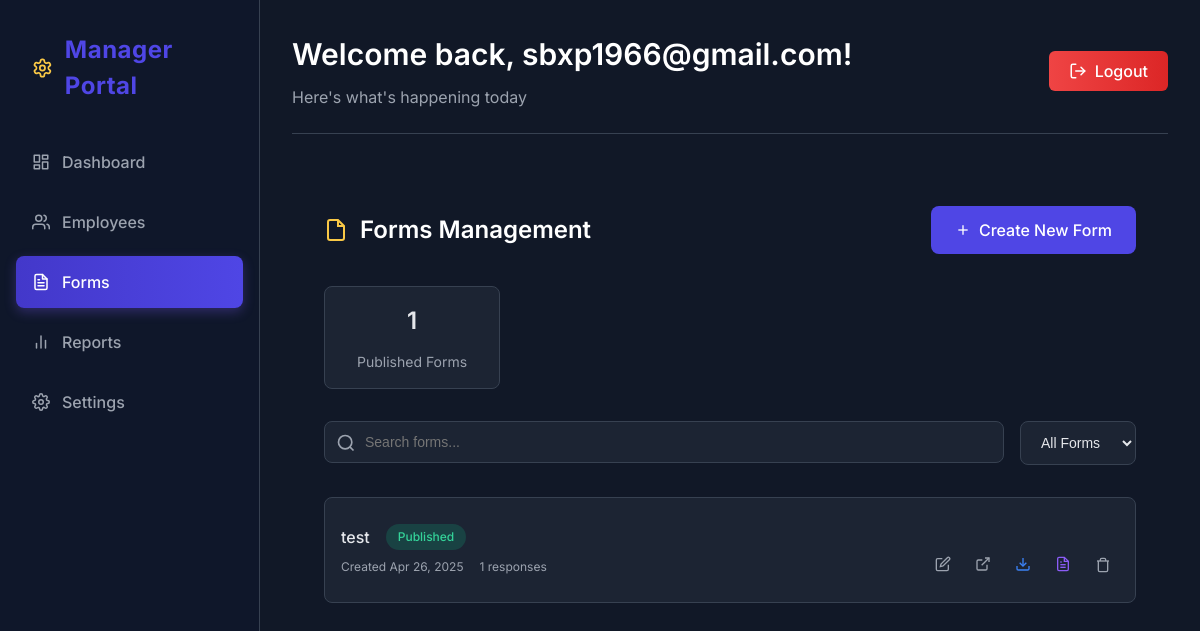
Page /manager/forms/ (signed in) on the earlier database version.
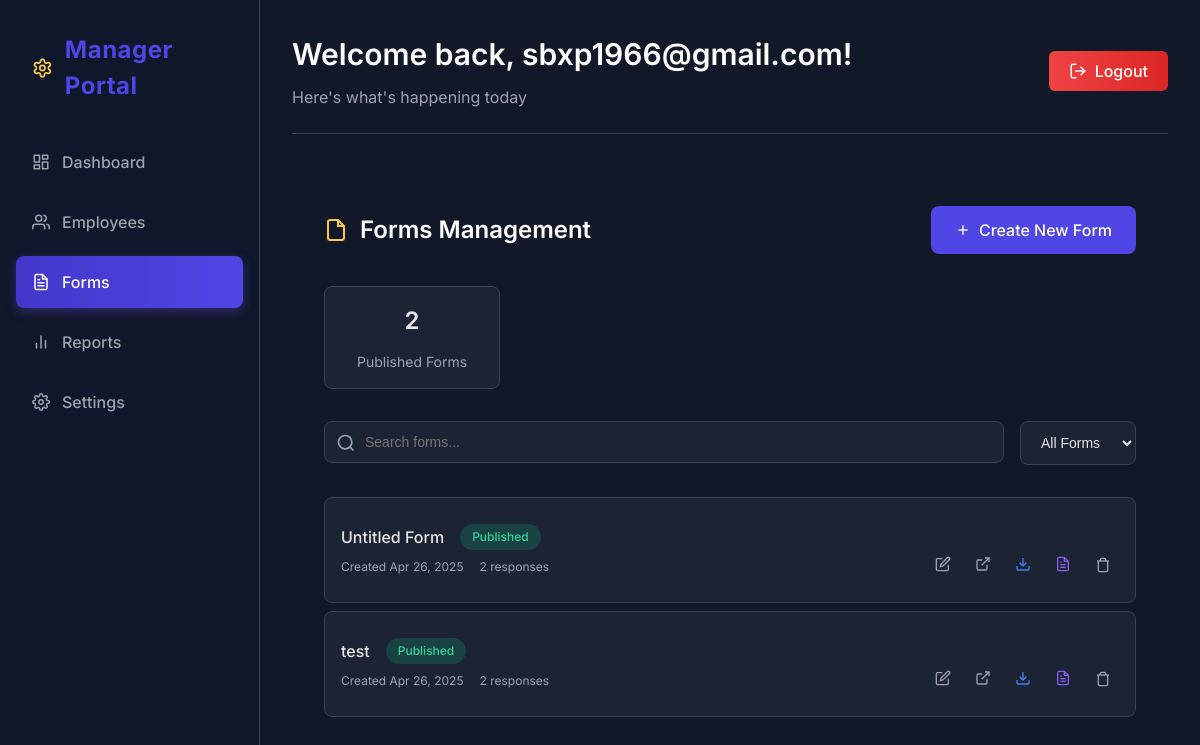
Same page on the later database version.
### form_builder/models.py (models this page shows, shortened)
class Form(models.Model):
    title = models.CharField(max_length=200)
    description = models.TextField(blank=True)
    slug = models.SlugField(unique=True, blank=True)
    fields = models.TextField(default='[]')
    is_published = models.BooleanField(default=False)
    created_at = models.DateTimeField(auto_now_add=True)
    updated_at = models.DateTimeField(auto_now=True)
    class Meta:
        ordering = ['-created_at']

### managerdashboard/views.py (the view)
# urls.py: path('forms/', views.forms_list, name='forms_list'),
@login_required
@manager_required
def forms_list(request):
    if request.user.is_superuser:
        forms = Form.objects.all()
    else:
        forms = Form.objects.filter(creator=request.user)
    published_count = forms.filter(is_published=True).count()
    context = {
        'forms': forms,
        'published_count': published_count,
    }
    return render(request, 'managerdashboard/forms_list.html', context)

### templates/managerdashboard/forms_list.html (shortened to what the changed rows need)
{% extends 'managerdashboard/base.html' %}
{% load static %}
{% block dashboard_content %}
<div class="forms-container">
    <div class="page-header">
        <h2>
            <svg xmlns="http://www.w3.org/2000/svg" width="24" height="24" viewBox="0 0 24 24" fill="none" stroke="currentColor" stroke-width="2">
                <path d="M14 2H6a2 2 0 0 0-2 2v16a2 2 0 0 0 2 2h12a2 2 0 0 0 2-2V8z"></path>
                <polyline points="14 2 14 8 20 8"></polyline>
            </svg>
            Forms Management
        </h2>
    </div>
    <div class="forms-stats">
        <div class="stat-pill">
            <span class="stat-value">{{ published_count }}</span>
            <span class="stat-label">Published Forms</span>
        </div>
    </div>
    <div class="forms-list">
        {% for form in forms %}
        <div class="form-item" data-status="{% if form.is_published %}published{% else %}draft{% endif %}">
            <div class="form-item-main">
                <div class="form-info">
                    <h3 class="form-title">{{ form.title }}</h3>
                    <span class="status-badge status-{% if form.is_published %}published{% else %}draft{% endif %}">
                        {% if form.is_published %}Published{% else %}Draft{% endif %}
                    </span>
                </div>
                <div class="form-meta">
                    <span class="meta-item">Created {{ form.created_at|date:"M d, Y" }}</span>
                    <span class="meta-item">{{ form.submissions.count }} responses</span>
                </div>
            </div>
            <div class="form-actions">
                <a href="{% url 'managerdashboard:edit_form' form.slug %}" class="action-btn" title="Edit">
                    <svg xmlns="http://www.w3.org/2000/svg" width="16" height="16" viewBox="0 0 24 24" fill="none" stroke="currentColor" stroke-width="2">
                        <path d="M11 4H4a2 2 0 0 0-2 2v14a2 2 0 0 0 2 2h14a2 2 0 0 0 2-2v-7"></path>
                        <path d="M18.5 2.5a2.121 2.121 0 0 1 3 3L12 15l-4 1 1-4 9.5-9.5z"></path>
                    </svg>
                </a>
                {% if form.is_published %}
                <a href="{% url 'form_builder:view_form' form.slug %}" target="_blank" class="action-btn" title="View Live">
                    <svg xmlns="http://www.w3.org/2000/svg" width="16" height="16" viewBox="0 0 24 24" fill="none" stroke="currentColor" stroke-width="2">
                        <path d="M18 13v6a2 2 0 0 1-2 2H5a2 2 0 0 1-2-2V8a2 2 0 0 1 2-2h6"></path>
                        <polyline points="15 3 21 3 21 9"></polyline>
                        <line x1="10" y1="14" x2="21" y2="3"></line>
                    </svg>
                </a>
                <a href="{% url 'managerdashboard:export_form_submissions' form.slug %}" class="action-btn export-btn" title="Export Submissions">
                    <svg xmlns="http://www.w3.org/2000/svg" width="16" height="16" viewBox="0 0 24 24" fill="none" stroke="currentColor" stroke-width="2">
                        <path d="M21 15v4a2 2 0 0 1-2 2H5a2 2 0 0 1-2-2v-4"></path>
                        <polyline points="7 10 12 15 17 10"></polyline>
                        <line x1="12" y1="15" x2="12" y2="3"></line>
                    </svg>
                </a>
                <a href="{% url 'managerdashboard:form_submissions' form.slug %}" class="action-btn submissions-btn" title="View Submissions">
                </a>
                {% endif %}
                <button class="action-btn" onclick="confirmDelete('{% url 'managerdashboard:delete_form' form.slug %}')" title="Delete">
                    <svg xmlns="http://www.w3.org/2000/svg" width="16" height="16" viewBox="0 0 24 24" fill="none" stroke="currentColor" stroke-width="2">
                        <polyline points="3 6 5 6 21 6"></polyline>
                        <path d="M19 6v14a2 2 0 0 1-2 2H7a2 2 0 0 1-2-2V6m3 0V4a2 2 0 0 1 2-2h4a2 2 0 0 1 2 2v2"></path>
                    </svg>
                </button>
            </div>
        </div>
        {% endfor %}
    </div>
</div>
{% endblock %}

Differences in the rows shown:
added Form: title "Untitled Form", is_published "Published", created_at "Apr 26, 2025", submissions.count "2"
computed for Form "test": submissions.count "1" → "2"
Other differences:
{{ published_count }}: "1" → "2"
